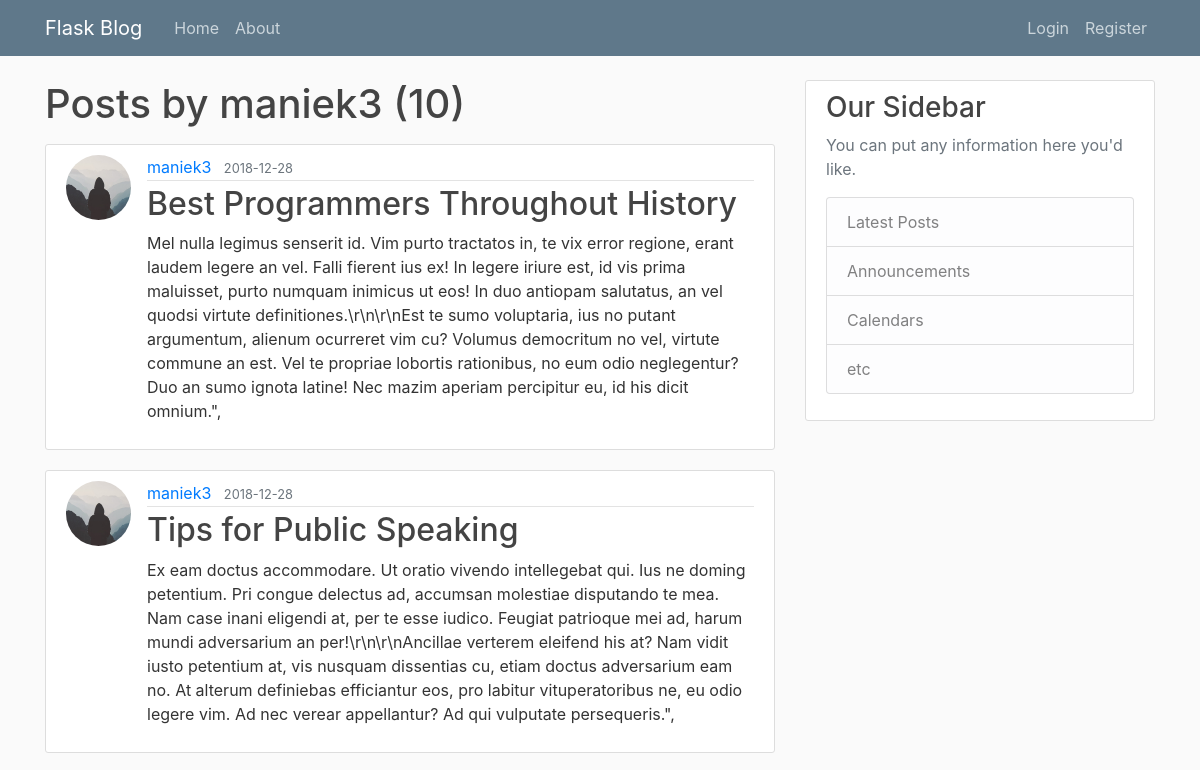
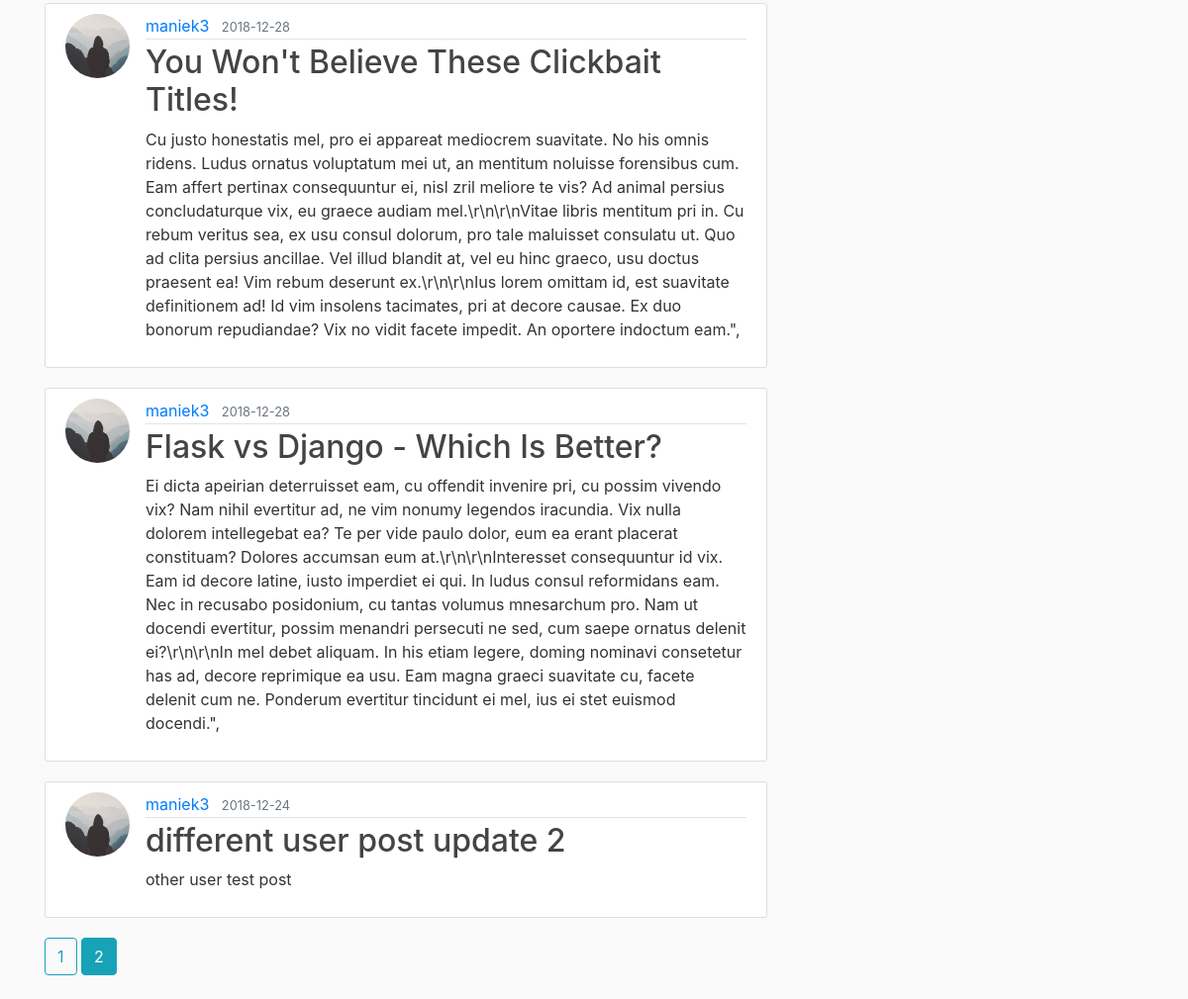
The page /user/maniek3?page=2 on the database its author committed (2 pictures, top to bottom).
### blog/models.py (models this page shows, shortened)
class User(db.Model, UserMixin):
    id = db.Column(db.Integer, primary_key=True)
    username = db.Column(db.String(20), unique=True, nullable=False)
    email = db.Column(db.String(120), unique=True, nullable=False)
    image_file = db.Column(db.String(20), nullable=False, default='default.jpg')
    password = db.Column(db.String(60), nullable=False)
    posts = db.relationship('Post', backref='author', lazy=True)

class Post(db.Model):
    id = db.Column(db.Integer, primary_key=True)
    title = db.Column(db.String(100), nullable=False)
    date_posted = db.Column(db.DateTime, nullable=False, default=datetime.utcnow)
    content = db.Column(db.Text, nullable=False)
    user_id = db.Column(db.Integer, db.ForeignKey('user.id'), nullable=False)

### blog/routes.py (the view)
@app.route("/user/<string:username>")
def user_posts(username):
    page = request.args.get('page', 1, type=int)
    user = User.query.filter_by(username=username).first_or_404()
    posts = Post.query.filter_by(author=user)\
        .order_by(Post.date_posted.desc())\
        .paginate(page=page, per_page=5)
    return render_template('user_posts.html', posts=posts, user=user)

### blog/templates/user_posts.html
{% extends "layout.html" %}
{% block content %}
    <h1 class="mb-3">Posts by {{ user.username }} ({{ posts.total }})</h1>
    {% for post in posts.items %}
    <article class="media content-section">
        <img class="rounded-circle article-img" src="{{ url_for('static', filename='profile_pics/' + post.author.image_file) }}">
        <div class="media-body">
            <div class="article-metadata">
                <a class="mr-2" href="{{ url_for('user_posts', username=post.author.username) }}">{{ post.author.username }}</a>
                <small class="text-muted">{{ post.date_posted.strftime('%Y-%m-%d') }}</small>
            </div>
            <h2><a class="article-title" href="{{ url_for('post', post_id=post.id) }}">{{ post.title }}</a></h2>
            <p class="article-content">{{ post.content }}</p>
        </div>
    </article>
    {% endfor %}
    {% for page_num in posts.iter_pages(left_edge=1, right_edge=1, left_current=1, right_current=2) %}
        {% if page_num %}
            {% if page_num == posts.page %}
                <a class="btn btn-info mb-4" href="{{ url_for('user_posts', username=user.username, page=page_num) }}">{{ page_num }}</a>
            {% else %}
                <a class="btn btn-outline-info mb-4" href="{{ url_for('user_posts', username=user.username, page=page_num) }}">{{ page_num }}</a>
            {% endif %}
        {% else %}
        ...
        {% endif %}
    {% endfor %}
{% endblock content %}

### blog/static/main.css (style rules this page uses)
body { background: #fafafa; color: #333333; margin-top: 5rem; }
h1, h2, h3, h4, h5, h6 { color: #444444; }
.content-section { background: #ffffff; padding: 10px 20px; border: 1px solid #dddddd; border-radius: 3px; margin-bottom: 20px; }
.article-title { color: #444444; }
.article-content { white-space: pre-line; }
.article-img { height: 65px; width: 65px; margin-right: 16px; }
.article-metadata { padding-bottom: 1px; margin-bottom: 4px; border-bottom: 1px solid #e3e3e3 }

### rows shown on the page
User: username "maniek3"
Post: image_file (placeholder picture), author.username "maniek3", date_posted "2018-12-28", title "Best Programmers Throughout History", content "Mel nulla legimus senserit id. Vim purto tractatos in, te vix error regione, erant laudem legere an vel. Falli fierent ius ex! In legere iriure est, id vis prima maluisset, purto numquam inimicus ut eos! In duo antiopam salutatus, an vel quodsi virtute definitiones.\\r\\n\\r\\nEst te sumo voluptaria, ius no putant argumentum, alienum ocurreret vim cu? Volumus democritum no vel, virtute commune an est. Vel te propriae lobortis rationibus, no eum odio neglegentur? Duo an sumo ignota latine! Nec mazim aperiam percipitur eu, id his dicit omnium.\","
Post: image_file (placeholder picture), author.username "maniek3", date_posted "2018-12-28", title "Tips for Public Speaking", content "Ex eam doctus accommodare. Ut oratio vivendo intellegebat qui. Ius ne doming petentium. Pri congue delectus ad, accumsan molestiae disputando te mea. Nam case inani eligendi at, per te esse iudico. Feugiat patrioque mei ad, harum mundi adversarium an per!\\r\\n\\r\\nAncillae verterem eleifend his at? Nam vidit iusto petentium at, vis nusquam dissentias cu, etiam doctus adversarium eam no. At alterum definiebas efficiantur eos, pro labitur vituperatoribus ne, eu odio legere vim. Ad nec verear appellantur? Ad qui vulputate persequeris.\","
Post: image_file (placeholder picture), author.username "maniek3", date_posted "2018-12-28", title "You Won't Believe These Clickbait Titles!", content "Cu justo honestatis mel, pro ei appareat mediocrem suavitate. No his omnis ridens. Ludus ornatus voluptatum mei ut, an mentitum noluisse forensibus cum. Eam affert pertinax consequuntur ei, nisl zril meliore te vis? Ad animal persius concludaturque vix, eu graece audiam mel.\\r\\n\\r\\nVitae libris mentitum pri in. Cu rebum veritus sea, ex usu consul dolorum, pro tale maluisset consulatu ut. Quo ad clita persius ancillae. Vel illud blandit at, vel eu hinc graeco, usu doctus praesent ea! Vim rebum deserunt ex.\\r\\n\\r\\nIus lorem omittam id, est suavitate definitionem ad! Id vim insolens tacimates, pri at decore causae. Ex duo bonorum repudiandae? Vix no vidit facete impedit. An oportere indoctum…"
Post: image_file (placeholder picture), author.username "maniek3", date_posted "2018-12-28", title "Flask vs Django - Which Is Better?", content "Ei dicta apeirian deterruisset eam, cu offendit invenire pri, cu possim vivendo vix? Nam nihil evertitur ad, ne vim nonumy legendos iracundia. Vix nulla dolorem intellegebat ea? Te per vide paulo dolor, eum ea erant placerat constituam? Dolores accumsan eum at.\\r\\n\\r\\nInteresset consequuntur id vix. Eam id decore latine, iusto imperdiet ei qui. In ludus consul reformidans eam. Nec in recusabo posidonium, cu tantas volumus mnesarchum pro. Nam ut docendi evertitur, possim menandri persecuti ne sed, cum saepe ornatus delenit ei?\\r\\n\\r\\nIn mel debet aliquam. In his etiam legere, doming nominavi consetetur has ad, decore reprimique ea usu. Eam magna graeci suavitate cu, facete delenit cum ne.…"
Post: image_file (placeholder picture), author.username "maniek3", date_posted "2018-12-24", title "different user post update 2", content "other user test post"

### other values the page prints
{{ posts.total }} "10"
{{ page_num }} "1"
{{ page_num }} "2"
